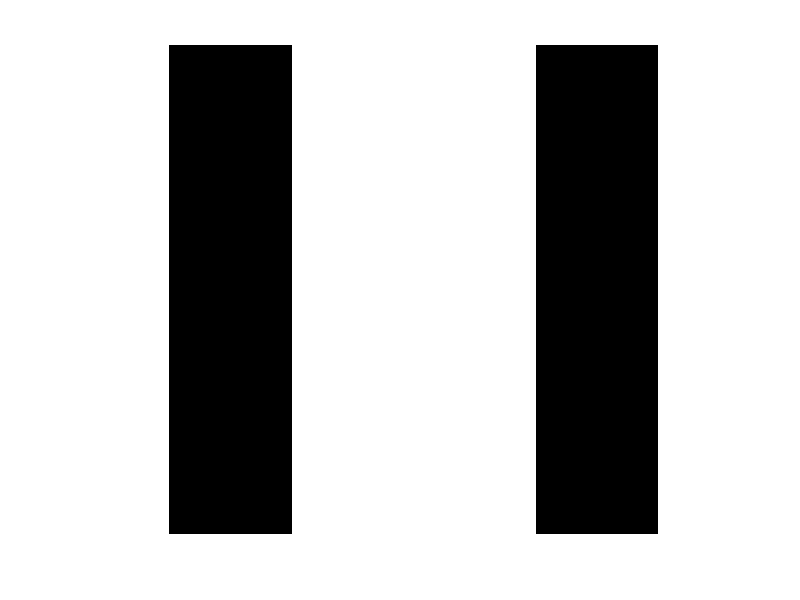
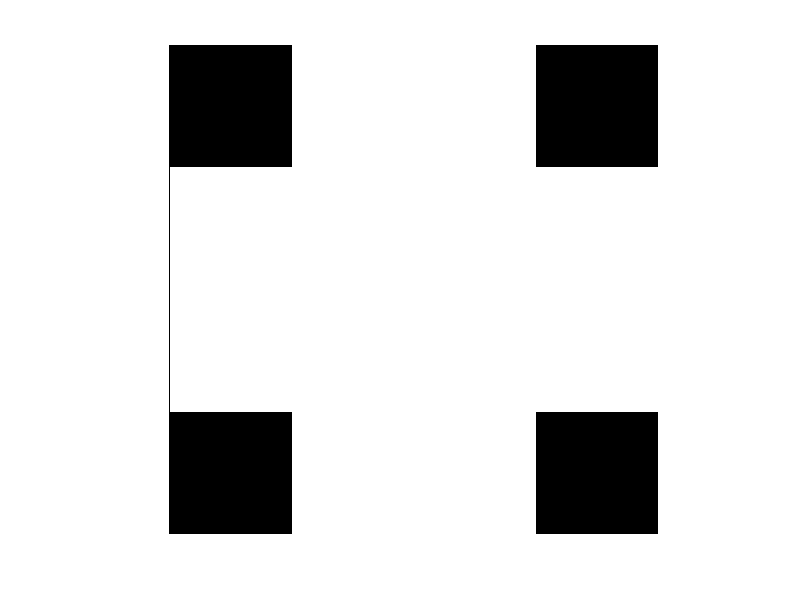
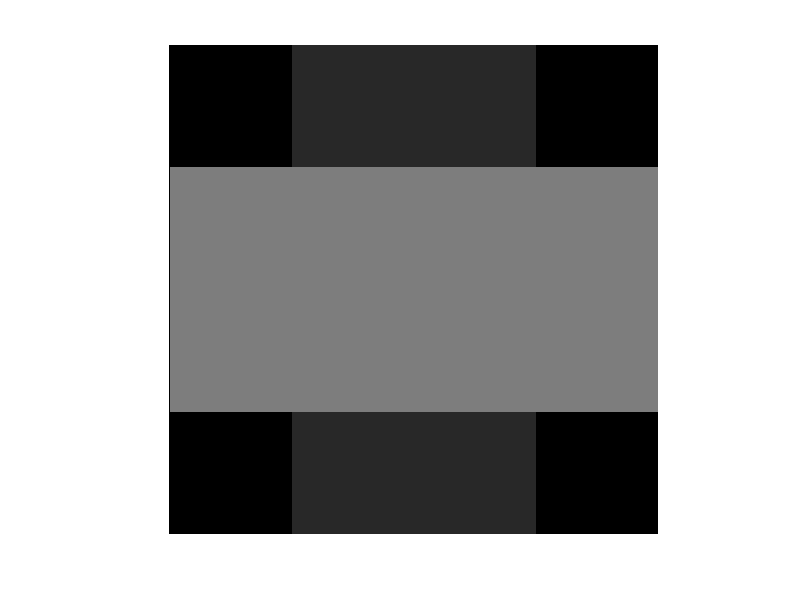
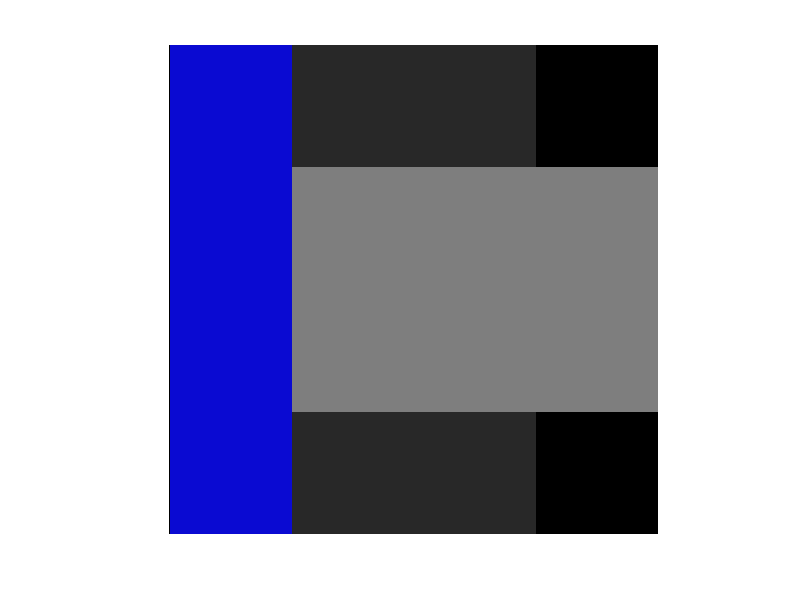

Write MATLAB code to recreate these figures, in order.
#clear all      apaga todas as variaveis
#close all         fecha todas as janelas
#pkg load image;    sobe o pacote de processamento de imagem


im2 = zeros(20,20);  #uint8(zeros(20,20))
im2
size(im2)
#fazendo uma linha na vertical
for i=1:size(im2,1) #faz um loop para mudar a intensidade de cada pixel
  for k=6:15
    im2(i,k)=40;
  end
end
im2


figure( 1) #para ver a imagem, primeiro a gente abre uma figura
imshow(im2)#e pede para mostrar

#fazendo uma linha na horizontal
for i=6:15
  for k=1:size(im2,2)
    im2(i,k) = 126;
  end
 end

im2

figure(2)
imshow(im2)


#est� aparecendo tudo branco pq uma variavel matricial ela vem como um double, � necess�rio passar para inteiro
im2 = uint8(im2) #passando a matriz para o lado inteiro da for�a, insigh de 8 bits, dentro dessa variavel so cabe 0-255
im2

figure(3)
imshow(im2)


#vamos escrever no disco
#imwrite(im2, 'C:\Users\josue\OneDrive\Documentos\Repositorios\estudos\DigitalImageProcessing\UFRN\AulasPDI\Aula2\img\imagemaula2-1.jpg');
#o algoritmo de compress�o do jpg vai transformar numa imagem, por�m vai sair um pouco nebulosa, sem ser pura

#imwrite(im2, 'C:\Users\developer\Documents\JosueCarlosDrive\UFRN\PDI\imagemaula2-1_png.png'); #o png responde melhor


#vamos ler aqui as imagens salvas
#im3_jpg = imread('C:\Users\josue\OneDrive\Documentos\Repositorios\estudos\DigitalImageProcessing\UFRN\AulasPDI\Aula2\img\imagemaula2-1.jpg');
#im3_png = imread('C:\Users\josue\OneDrive\Documentos\Repositorios\estudos\DigitalImageProcessing\UFRN\AulasPDI\Aula2\img\imagemaula2-1_png.png');



#pintando de azul a figura im2, linha 1 coluna 6.
#teremos que transformar a matriz de 1 canal em 3. declaramos uma variavel
im2Color(:,:,1) = im2(:,:) #faremos atribui��o direta, que a variavel em todas as linhas/colunas no 1 canal as linhas/colunas da variavel im2
im2Color(:,:,2) = im2(:,:) #2 canal com im2
im2Color(:,:,3) = im2(:,:) #3 com im2

#1 canal red, 2 canal green, 3 canal blue   rgb

for i=1:size(im2Color,1)
  for j=1:5
    im2Color(i,j,1) = 10; #r
    im2Color(i,j,2) = 10; #g
    im2Color(i,j,3) = 210; #b
  endfor
endfor

figure(4)
imshow(im2Color)



for i=16:20
  for j=16:20
    im2Color(i,j,1) = 230; #r
    im2Color(i,j,2) = 0; #g
    im2Color(i,j,3) = 0; #b
  endfor
endfor


figure(5)
imshow(im2Color)


figure(6)
imshow(im2Color(:,:,1))

figure(7)
imshow(im2Color(:,:,2))

figure(8)
imshow(im2Color(:,:,3))
